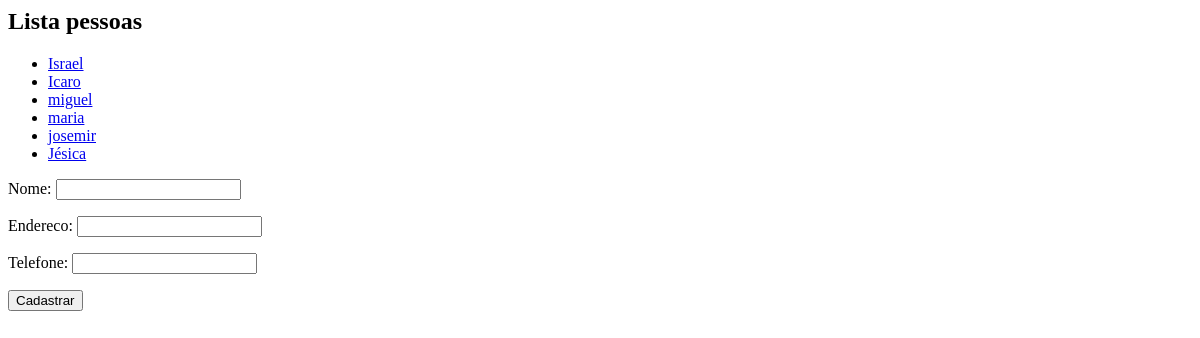
Before: /core/pessoas/ with the older database file.
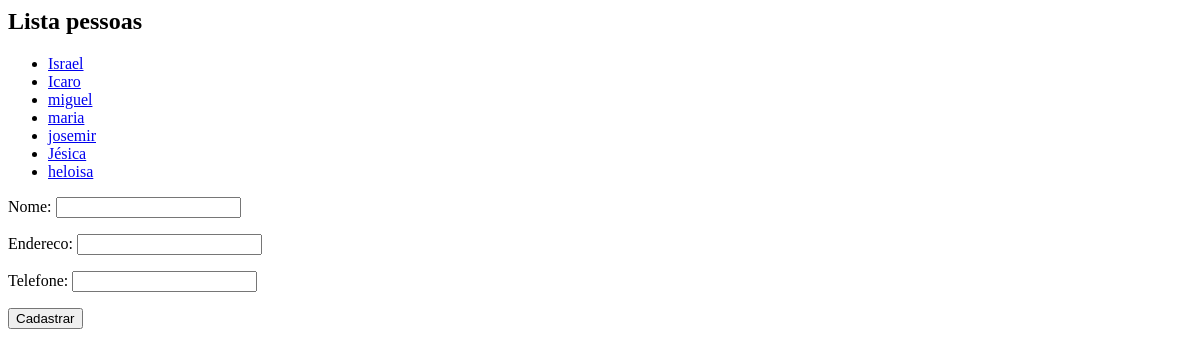
After: the same page with the newer database file.
### core/models.py (models this page shows, shortened)
class Pessoa(models.Model):
    nome            = models.CharField(max_length=100)
    endereco        = models.CharField(max_length=200)
    telefone        = models.CharField(max_length=20)

### core/views.py (the view)
# urls.py: path('pessoas/', lista_pessoas, name='core_lista_pessoas'),
def lista_pessoas(request):
    pessoas = Pessoa.objects.all()
    form = PessoaForm()
    data = {'pessoas': pessoas, 'form': form} #teste se pode ser apenas pessoa
    return render(request, 'core/lista_pessoas.html', data)

### core/forms.py
class PessoaForm(ModelForm):
    class Meta:
        model = Pessoa
        fields = '__all__'

### core/templates/core/lista_pessoas.html (shortened to what this page needs)
<h2>Lista pessoas</h2>
<ul>
    {% for pessoa in pessoas %}
        <li>
            <a href="{% url 'core_pessoa_update' pessoa.id %}">{{ pessoa.nome }} </a>
        </li>
    {% endfor %}
</ul>
<form action="{% url 'core_pessoa_novo' %}" method="POST">
    {{ form.as_p }}
    <button type="submit">Cadastrar</button>
</form>

Changed rows visible on the page:
added Pessoa: nome "heloisa"
